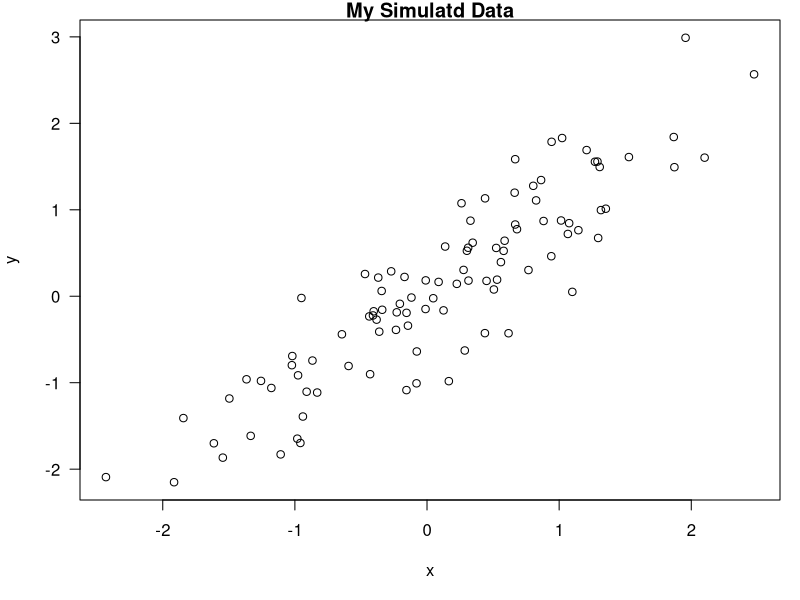

Generate this figure with R:
## ---- chunk 1
x <- rnorm(100); y <- x + rnorm(100, sd=0.5)
## ---- chunk 2
par(mar=c(5, 4, 1, 1), las=1)
plot(x, y, main="My Simulatd Data")
